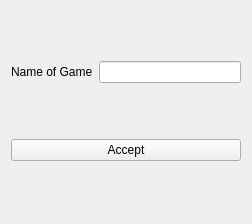
<?xml version="1.0" encoding="UTF-8"?>
<ui version="4.0">
 <class>Form</class>
 <widget class="QWidget" name="Form">
  <property name="geometry">
   <rect>
    <x>0</x>
    <y>0</y>
    <width>252</width>
    <height>224</height>
   </rect>
  </property>
  <property name="windowTitle">
   <string>Form</string>
  </property>
  <layout class="QVBoxLayout" name="verticalLayout">
   <item>
    <layout class="QHBoxLayout" name="horizontalLayout">
     <item>
      <widget class="QLabel" name="label">
       <property name="text">
        <string>Name of Game</string>
       </property>
      </widget>
     </item>
     <item>
      <widget class="QLineEdit" name="gameName"/>
     </item>
    </layout>
   </item>
   <item>
    <widget class="QPushButton" name="acceptButton">
     <property name="text">
      <string>Accept</string>
     </property>
    </widget>
   </item>
  </layout>
 </widget>
 <resources/>
 <connections/>
</ui>
